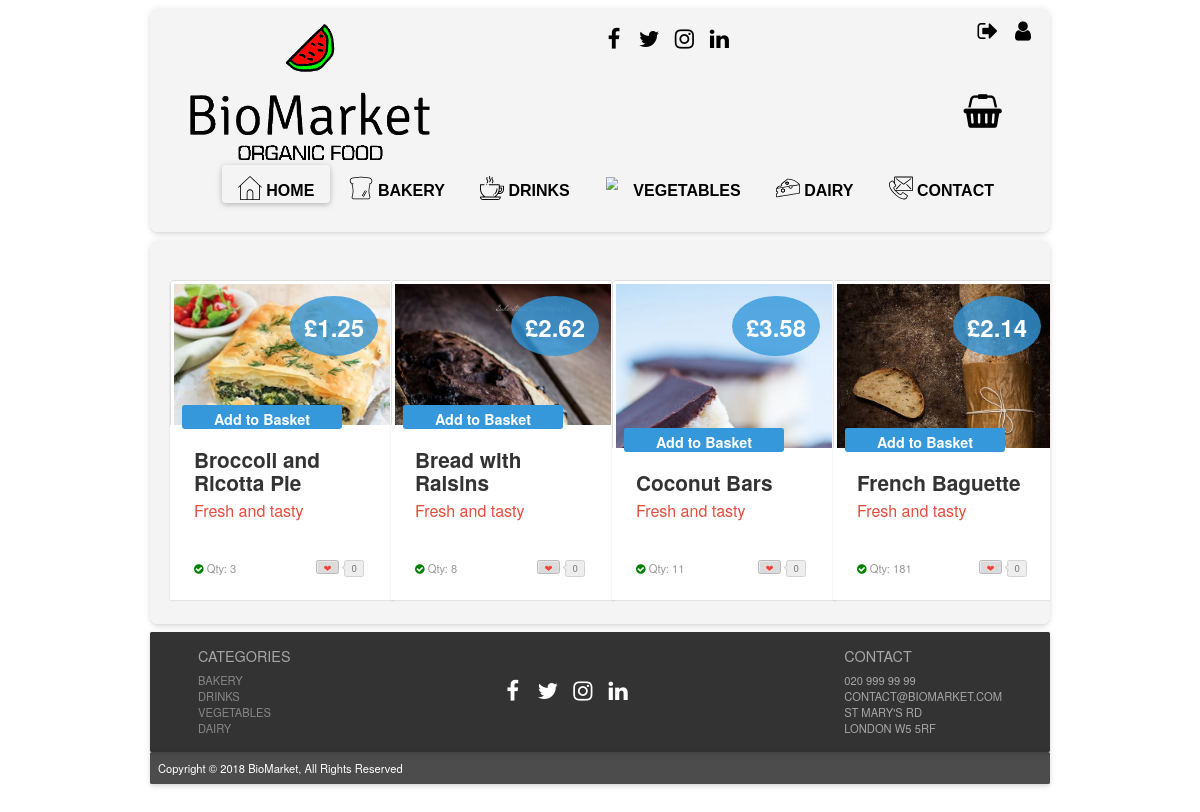
/?page=products_bakery (signed in), run on the app's committed database.
### tables this page shows
CREATE TABLE IF NOT EXISTS `products` (
  `prod_id` int(11) NOT NULL AUTO_INCREMENT,
  `prod_name` varchar(50) NOT NULL,
  `price` decimal(5,2) NOT NULL,
  `sup_id` int(11) NOT NULL,
  `prod_dsc` varchar(230) NOT NULL,
  `prod_img` text NOT NULL,
  `cat_id` int(11) NOT NULL,
  `sto_qty` int(8) NOT NULL,
  PRIMARY KEY (`prod_id`),
  KEY `sup_id` (`sup_id`),
  KEY `cat_id` (`cat_id`)
);

### index.php (called while the page is built, shortened)
<?php
include "php/config.php";
$page = "home";
if (isset($_GET["page"])) {
    $page = basename($_GET["page"]);
}
if (file_exists("php/".$page.".php")) {
    include "php/".$page.".php";
}
include "layout.php";

### php/config.php (called while the page is built, shortened)
<?php
function is_logged_in()
{
    return isset($_SESSION["logged_in"]) && ($_SESSION["logged_in"] == true);
}
function get_user_level()
{
    $level = "VISITOR";
    if (is_logged_in())
    {
        $level = $_SESSION["users"]["lvl"];
    }
    return $level;
}

### php/products_bakery.php (the view, shortened to what this page needs)
<!DOCTYPE html>
<html lang="en">
    <?php
    $userlevel = get_user_level();
    ?>
    <head>
        <link rel="stylesheet prefetch" href="css/__codepen_io_andytran_pen.css">
        <link rel="stylesheet" href="css/stylelogin.css">
        <link rel="stylesheet" href="css/product_card_style.css">
    </head>
    <body>
        <section class="category-section">
            <div class="container">
                <div class="row">
                    <?php
                    $search = "SELECT * FROM products WHERE cat_id = '1' ORDER BY prod_id ASC";
                    $result = mysqli_query($mysqli, $search);
                    while ($row = mysqli_fetch_assoc($result)) {
                        if (!$row["sto_qty"] <= 0) {
                            if ($userlevel == "MEMBER") {
                                ?>
                                <div class="col-lg-3 col-sm-6 col-xs-12" ><a href="#"></a>
                                    <div class="post-module">
                                        <div class="thumbnail">
                                            <div class="price">
                                                <div class="deal">&pound<?php echo $row["price"] ?></div>
                                            </div><img alt="product example" src="<?php echo $row["prod_img"] ?>">
                                        </div>
                                        <div class="post-content">
                                            <div class="category">
                                                <?php
                                                print '<div class="toCard"><a href="?page=product_page&prod_id=' . $row["prod_id"] . '&action=add_to_basket">Add to Basket</a>
                    </div> ';
                                                ?>
                                            </div>
                                            <h1 class="title"><?php echo $row["prod_name"] ?></h1>
                                            <h2 class="sub_title">Fresh and tasty</h2>
                                            <p class="description"><?php echo $row["prod_dsc"] ?>
                                            <div class="post-meta">
                                                <span class="showStock"><i class="fa fa-check-circle"></i>
                                                    <a>Qty: <?php echo $row["sto_qty"] ?></a></span><a href="#" title="Love it" class="btn btn-counter" data-count="0"><span>&#x2764;</span></a></div>
                                        </div>
                                    </div>
                                </div>
                                <?php
                            }
                        }
                    }
                    ?>
                </div>
            </div>
        </section>
    </body>
</html>

### css/style.css (style rules this page uses)
html { font-family: 'Helvetica', 'Arial', 'sans-serif'; }
* { margin: 0; padding: 0; border: 0; font-size: 100%; font: inherit; vertical-align: baseline; }
body { zoom: 0.8; -moz-transform: scale(1); -moz-transform: zoom(0.8); -moz-transform-origin: 50 50; max-width: 75%; margin: 0 auto; }
a:link { color: black; text-decoration: none; }
.footer-section { color: #fff; max-width: 1500px; height: 150px; margin: auto; background-color: rgb(0, 0, 0, 0.8); margin-top: 10px; padding: 10px; box-shadow: 0 2px 4px -1px rgba(0, 0, 0, 0.06), 0 4px 5px 0 rgba(0, 0, 0, 0.06), 0 1px 10px 0 rgba(0, 0, 0, 0.08); border-radius: 2px; position: relative; overflow: hidden; }
.post-footer { color: #fff; max-width: 1500px; height: 40px; margin: auto; background-color: rgb(0, 0, 0, 0.7); margin-top: 0px; padding: 10px; box-shadow: 0 2px 4px -1px rgba(0, 0, 0, 0.06), 0 4px 5px 0 rgba(0, 0, 0, 0.06), 0 1px 10px 0 rgba(0, 0, 0, 0.08); border-radius: 2px; position: relative; overflow: hidden; }
.footer-cat { color: #a6a6a6; text-transform: uppercase; float: left; margin-left: 50px; }
.footer-cat ul { list-style-type: none; }
.footer-cat ul > li a:visited, .footer-cat ul > li a:link { color: #878787; }
.footer-contact { color: #a6a6a6; float: right; margin-right: 50px; text-transform: uppercase; }
.footer-contact ul { list-style-type: none; }
.social-link-footer { text-align: center; Margin-top: 50px; }
.social-link-footer li { display: inline-block; vertical-align: central; margin-right: 5px; }
.social-link-footer li a { width: 35px; height: 35px; text-align: center; line-height: 35px; border-width: 0px; display: block; color: #fff; -webkit-transition: all .2s ease; -moz-transition: all .2s ease; -o-transition: all .2s ease; transition: all .2s ease; }
.category-section { max-width: 1500px; margin: auto; background-color: rgb(242, 242, 242, 0.8); margin-top: 10px; padding: 10px; box-shadow: 0 2px 4px -1px rgba(0, 0, 0, 0.06), 0 4px 5px 0 rgba(0, 0, 0, 0.06), 0 1px 10px 0 rgba(0, 0, 0, 0.08); border-radius: 10px; position: relative; overflow: hidden; }

### data on the page
products: price "1.25", prod_img (picture), prod_name "Broccoli and Ricotta Pie", sto_qty "3"
products: price "2.62", prod_name "Bread with Raisins", sto_qty "8"
products: price "3.58", prod_name "Coconut Bars", sto_qty "11"
products: price "2.14", prod_name "French Baguette", sto_qty "181"
